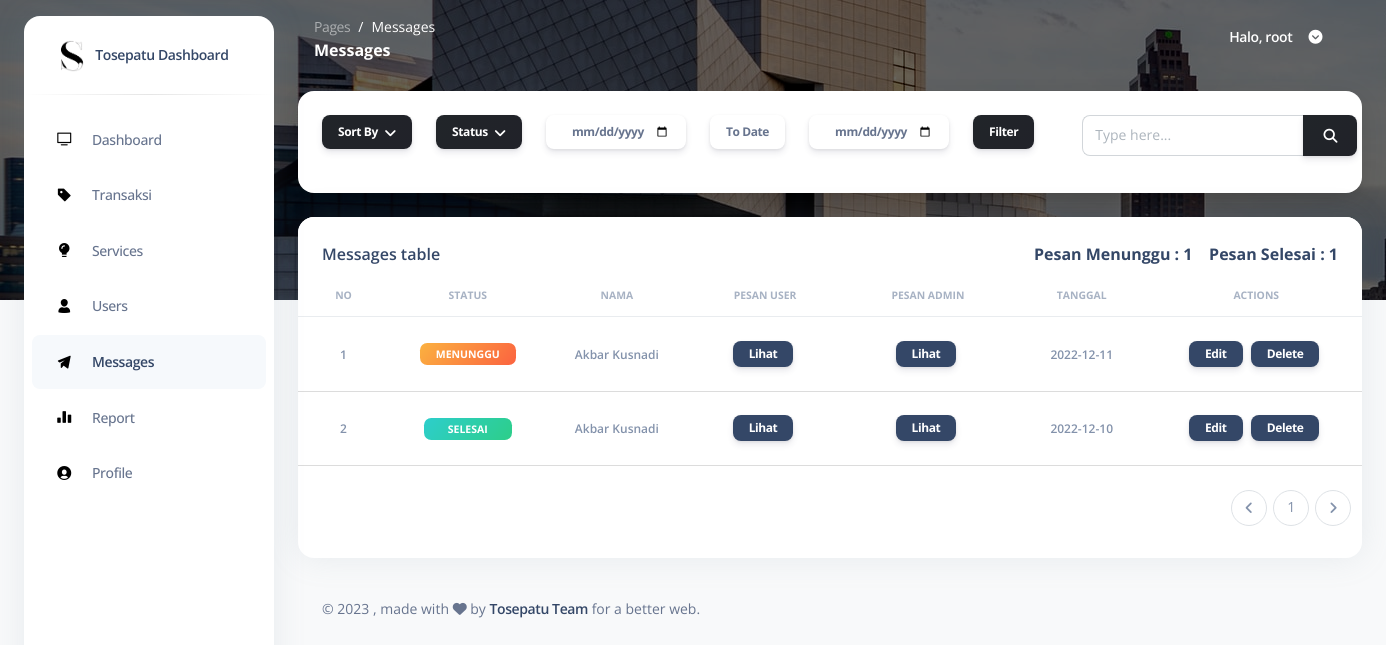
Page /pages/messages.php (signed in) on the committed database.
### tables this page shows
CREATE TABLE `tb_user` (
  `id` int(2) NOT NULL,
  `nama` varchar(50) NOT NULL,
  `username` varchar(50) NOT NULL,
  `password` varchar(50) NOT NULL,
  `role` int(2) NOT NULL
);

CREATE TABLE `tb_pesan` (
  `id` int(2) NOT NULL,
  `id_user` int(2) NOT NULL,
  `status` enum('menunggu','selesai') NOT NULL,
  `pesan_user` varchar(500) NOT NULL,
  `pesan_admin` varchar(500) NOT NULL,
  `tanggal` date NOT NULL
);

### pages/messages.php (the view, shortened to what the rows shown need)
<?php
include "../connection/koneksi.php";
if (isset($_SESSION["ses_username"]) == "") {
  header("location: ../login.php");
} elseif ($_SESSION["ses_role"] == '2') {
  header("location: logout.php");
} else {
  $data_id = $_SESSION["ses_id"];
}
?>
<!DOCTYPE html>
<html lang="en">
<head>
  <link href="../assets/css/nucleo-icons.css" rel="stylesheet" />
  <link href="../assets/css/nucleo-svg.css" rel="stylesheet" />
  <link href="../assets/css/nucleo-svg.css" rel="stylesheet" />
  <link id="pagestyle" href="../assets/css/argon-dashboard.css" rel="stylesheet" />
</head>
<body class="g-sidenav-show bg-gray-100">
  <main class="main-content position-relative border-radius-lg">
    <nav class="navbar navbar-main navbar-expand-lg px-0 mx-4 shadow-none border-radius-xl" id="navbarBlur" data-scroll="false">
      <div class="container-fluid py-1 px-3">
        <div class="collapse navbar-collapse mt-sm-0 mt-2 me-md-0 me-sm-4" id="navbar">
          <ul class="ms-md-auto pe-md-3 d-flex align-items-center navbar-nav justify-content-end">
            <?php
            $tampilprofil = ("SELECT * FROM tb_user WHERE id = '$data_id'");
            $result   = mysqli_query($koneksi, $tampilprofil);
            while ($row = mysqli_fetch_array($result)) {
              $profilName   = $row['nama'];
            ?>
              <li class="nav-item px-3 d-flex align-items-center">
                <a href="javascript:;" class="nav-link text-white font-weight-bold px-0">
                  <span class="d-sm-inline d-none">Halo, <?php echo $profilName ?></span>
                </a>
              </li>
            <?php
            }
            ?>
          </ul>
        </div>
      </div>
    </nav>
    <div class="container-fluid py-4">
      <div class="row">
        <div class="col-12">
          <div class="card mb-4">
                <?php
                $tampilpesanselesai = ("SELECT COUNT(tb_pesan.id) as jml_pesan_selesai FROM tb_pesan WHERE tb_pesan.status =  'selesai'");
                $result   = mysqli_query($koneksi, $tampilpesanselesai);
                ?>
            <div class="card-body px-0 pt-0 pb-2">
              <div class="table-responsive p-0">
                <table class="table align-items-center mb-0">
                  <thead>
                    <tr>
                      <th class="text-center text-uppercase text-secondary text-xxs font-weight-bolder opacity-7">
                        No
                      </th>
                      <th class="text-center text-uppercase text-secondary text-xxs font-weight-bolder opacity-7">
                        Status
                      </th>
                      <th class="text-center text-uppercase text-secondary text-xxs font-weight-bolder opacity-7">
                        Nama
                      </th>
                      <th class="text-center text-uppercase text-secondary text-xxs font-weight-bolder opacity-7">
                        Pesan User
                      </th>
                      <th class="text-center text-uppercase text-secondary text-xxs font-weight-bolder opacity-7">
                        Pesan Admin
                      </th>
                      <th class="text-center text-uppercase text-secondary text-xxs font-weight-bolder opacity-7">
                        Tanggal
                      </th>
                      <th class="text-center text-uppercase text-secondary text-xxs font-weight-bolder opacity-7">
                        Actions
                      </th>
                    </tr>
                  </thead>
                  <tbody>
                    <?php
                    $batas = 20;
                    $halaman = @$_GET['halaman'];
                    if (empty($halaman)) {
                      $posisi = 0;
                    } else {
                      $posisi = ($halaman - 1) * $batas;
                    }
                    $data = $_POST['data'];
                    if (isset($_POST['caridata'])) {
                      $caringab = ("SELECT tb_user.nama, tb_pesan.id, tb_pesan.status, tb_pesan.pesan_user, tb_pesan.pesan_admin, tb_pesan.tanggal FROM tb_pesan INNER JOIN tb_user ON tb_user.id=tb_pesan.id_user WHERE tb_user.nama LIKE '" . $data . "%' LIMIT $posisi, $batas");
                      $result   = mysqli_query($koneksi, $caringab);
                    } elseif (isset($_POST['namaasc'])) {
                      $namaasc = ("SELECT tb_user.nama, tb_pesan.id, tb_pesan.status, tb_pesan.pesan_user, tb_pesan.pesan_admin, tb_pesan.tanggal FROM tb_pesan INNER JOIN tb_user ON tb_user.id=tb_pesan.id_user ORDER BY tb_user.nama asc LIMIT $posisi, $batas");
                      $result   = mysqli_query($koneksi, $namaasc);
                    } elseif (isset($_POST['namadesc'])) {
                      $namadesc = ("SELECT tb_user.nama, tb_pesan.id, tb_pesan.status, tb_pesan.pesan_user, tb_pesan.pesan_admin, tb_pesan.tanggal FROM tb_pesan INNER JOIN tb_user ON tb_user.id=tb_pesan.id_user ORDER BY tb_user.nama desc LIMIT $posisi, $batas");
                      $result   = mysqli_query($koneksi, $namadesc);
                    } else {
                      $query  = ("SELECT tb_user.nama, tb_pesan.id, tb_pesan.status, tb_pesan.pesan_user, tb_pesan.pesan_admin, tb_pesan.tanggal FROM tb_pesan INNER JOIN tb_user ON tb_user.id=tb_pesan.id_user ORDER BY tb_user.nama asc LIMIT $posisi, $batas");
                      $result = mysqli_query($koneksi, $query);
                    }
                    $no     = 1;
                    while ($row = mysqli_fetch_array($result)) {
                      $MessageNama = $row['nama'];
                      $MessageStatus = $row['status'];
                      $MessageTanggal = $row['tanggal'];
                    ?>
                      <tr>
                        <td class="align-middle text-center">
                          <span class="text-secondary text-xs font-weight-bold"><?php echo $no++; ?></span>
                        </td>
                        <td class="align-middle text-center text-sm">
                          <?php
                          if ($MessageStatus == "menunggu") {
                            echo "
                          <span class='badge badge-sm bg-gradient-warning px-3'>Menunggu</span>
                          ";
                          } elseif ($MessageStatus == "selesai") {
                            echo "
                          <span class='badge badge-sm bg-gradient-success px-4'>Selesai</span>
                            ";
                          }
                          ?>
                        </td>
                        <td class="align-middle text-center">
                          <span class="text-secondary text-xs font-weight-bold"><?php echo $MessageNama; ?></span>
                        </td>
                        <td class="align-middle text-center">
                          <button class="btn btn-dark btn-sm px-3 py-1 me-1 mt-3" data-bs-toggle="modal" data-bs-target="#modal-pesan-user<?php echo $row['id']; ?>">Lihat</button>
                        </td>
                        <td class="align-middle text-center">
                          <button class="btn btn-dark btn-sm px-3 py-1 me-1 mt-3" data-bs-toggle="modal" data-bs-target="#modal-pesan-admin<?php echo $row['id']; ?>">Lihat</button>
                        </td>
                        <td class="align-middle text-center">
                          <span class="text-secondary text-xs font-weight-bold"> <?php echo $MessageTanggal; ?></span>
                        </td>
                        <td class="align-middle text-center">
                          <button class="btn btn-dark btn-sm px-3 py-1 me-1 mt-3" data-bs-toggle="modal" data-bs-target="#modal-edit<?php echo $row['id']; ?>">Edit</button>
                          <button class="btn btn-dark btn-sm px-3 py-1 me-1 mt-3" data-bs-toggle="modal" data-bs-target="#modal-delete-pesan<?php echo $row['id']; ?>">Delete</button>
                        </td>
                      </tr>
                    <?php
                    }
                    ?>
                  </tbody>
                </table>
              </div>
            </div>
          </div>
        </div>
      </div>
    </div>
  </main>
</body>
</html>

### rows in the picture
tb_user: nama "root"
tb_pesan: status "MENUNGGU", id_user.nama "Akbar Kusnadi", tanggal "2022-12-11"
tb_pesan: status "SELESAI", id_user.nama "Akbar Kusnadi", tanggal "2022-12-10"

### other values in the picture
$pesanmenunggu "1"
$pesanselesai "1"
